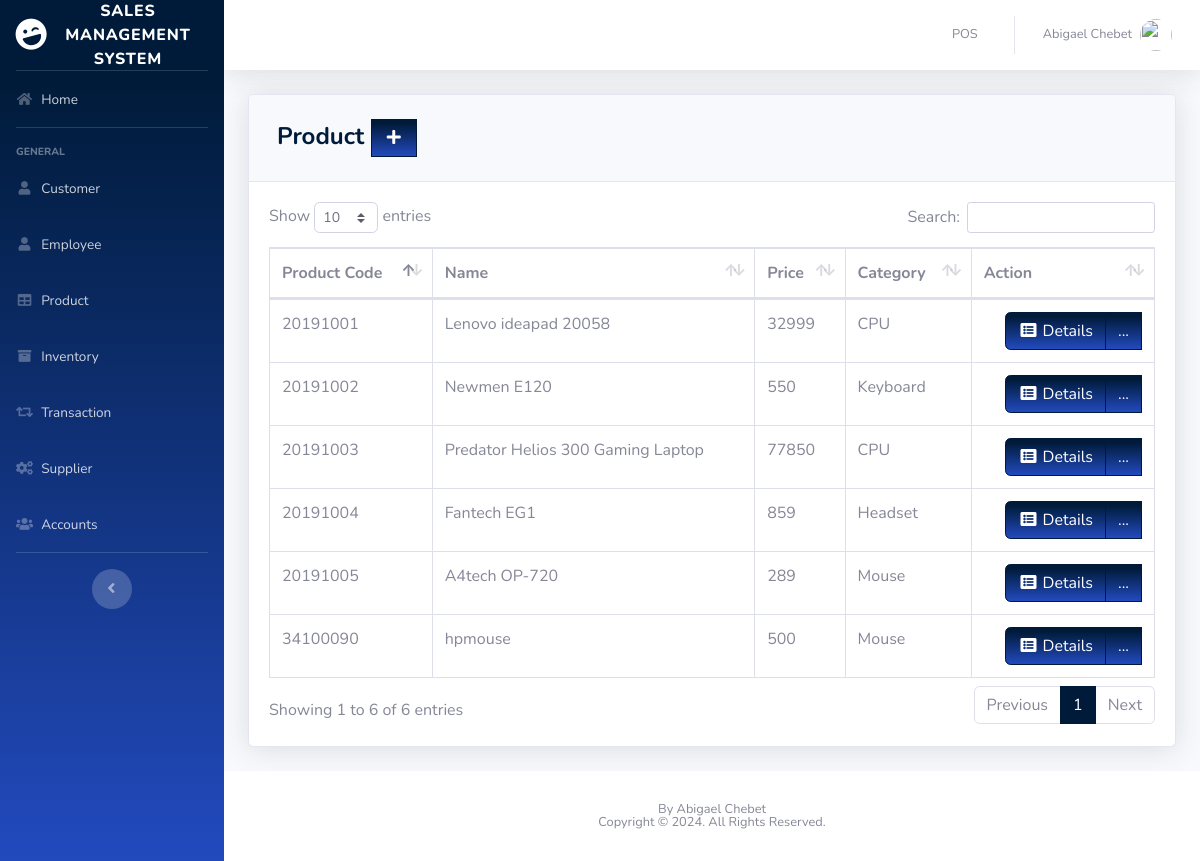
The app's page /pages/product.php (signed in) with its own data.
### tables this page shows
CREATE TABLE `product` (
  `PRODUCT_ID` int(11) NOT NULL,
  `PRODUCT_CODE` varchar(20) NOT NULL,
  `NAME` varchar(50) DEFAULT NULL,
  `DESCRIPTION` varchar(250) NOT NULL,
  `QTY_STOCK` int(50) DEFAULT NULL,
  `ON_HAND` int(250) NOT NULL,
  `PRICE` int(50) DEFAULT NULL,
  `CATEGORY_ID` int(11) DEFAULT NULL,
  `SUPPLIER_ID` int(11) DEFAULT NULL,
  `DATE_STOCK_IN` varchar(50) NOT NULL
);

CREATE TABLE `category` (
  `CATEGORY_ID` int(11) NOT NULL,
  `CNAME` varchar(50) DEFAULT NULL
);

### pages/product.php (the view, shortened to what this page needs)
<?php
include'../includes/connection.php';
include'../includes/sidebar.php';
?>
            <div class="card shadow mb-4">
            <div class="card-header py-3">
              <h4 class="m-2 font-weight-bold text-primary">Product&nbsp;<a  href="#" data-toggle="modal" data-target="#aModal" type="button" class="btn btn-primary bg-gradient-primary" style="border-radius: 0px;"><i class="fas fa-fw fa-plus"></i></a></h4>
            </div>
            <div class="card-body">
              <div class="table-responsive">
                <table class="table table-bordered" id="dataTable" width="100%" cellspacing="0">
               <thead>
                   <tr>
                     <th>Product Code</th>
                     <th>Name</th>
                     <th>Price</th>
                     <th>Category</th>
                     <th>Action</th>
                   </tr>
               </thead>
          <tbody>
<?php
    $query = 'SELECT PRODUCT_ID, PRODUCT_CODE, NAME, PRICE, CNAME, DATE_STOCK_IN FROM product p join category c on p.CATEGORY_ID=c.CATEGORY_ID GROUP BY PRODUCT_CODE';
        $result = mysqli_query($db, $query) or die (mysqli_error($db));
            while ($row = mysqli_fetch_assoc($result)) {
                echo '<tr>';
                echo '<td>'. $row['PRODUCT_CODE'].'</td>';
                echo '<td>'. $row['NAME'].'</td>';
                echo '<td>'. $row['PRICE'].'</td>';
                echo '<td>'. $row['CNAME'].'</td>';
                      echo '<td align="right"> <div class="btn-group">
                              <a type="button" class="btn btn-primary bg-gradient-primary" href="pro_searchfrm.php?action=edit & id='.$row['PRODUCT_CODE'] . '"><i class="fas fa-fw fa-list-alt"></i> Details</a>
                            <div class="btn-group">
                              <a type="button" class="btn btn-primary bg-gradient-primary dropdown no-arrow" data-toggle="dropdown" style="color:white;">
                              ... <span class="caret"></span></a>
                            <ul class="dropdown-menu text-center" role="menu">
                                <li>
                                  <a type="button" class="btn btn-warning bg-gradient-warning btn-block" style="border-radius: 0px;" href="pro_edit.php?action=edit & id='.$row['PRODUCT_ID']. '">
                                    <i class="fas fa-fw fa-edit"></i> Edit
                                  </a>
                                </li>
                            </ul>
                            </div>
                          </div> </td>';
                echo '</tr> ';
                        }
?>
                                </tbody>
                            </table>
                        </div>
                    </div>
                  </div>
<?php
include'../includes/footer.php';
?>

### records on screen
product: PRODUCT_CODE "20191001", NAME "Lenovo ideapad 20058", PRICE "32999", CATEGORY_ID.CNAME "CPU"
product: PRODUCT_CODE "20191002", NAME "Newmen E120", PRICE "550", CATEGORY_ID.CNAME "Keyboard"
product: PRODUCT_CODE "20191003", NAME "Predator Helios 300 Gaming Laptop", PRICE "77850", CATEGORY_ID.CNAME "CPU"
product: PRODUCT_CODE "20191004", NAME "Fantech EG1", PRICE "859", CATEGORY_ID.CNAME "Headset"
product: PRODUCT_CODE "20191005", NAME "A4tech OP-720", PRICE "289", CATEGORY_ID.CNAME "Mouse"
product: PRODUCT_CODE "34100090", NAME "hpmouse", PRICE "500", CATEGORY_ID.CNAME "Mouse"

### other values on screen
$_SESSION['FIRST_NAME'] "Abigael"
$_SESSION['LAST_NAME'] "Chebet"
